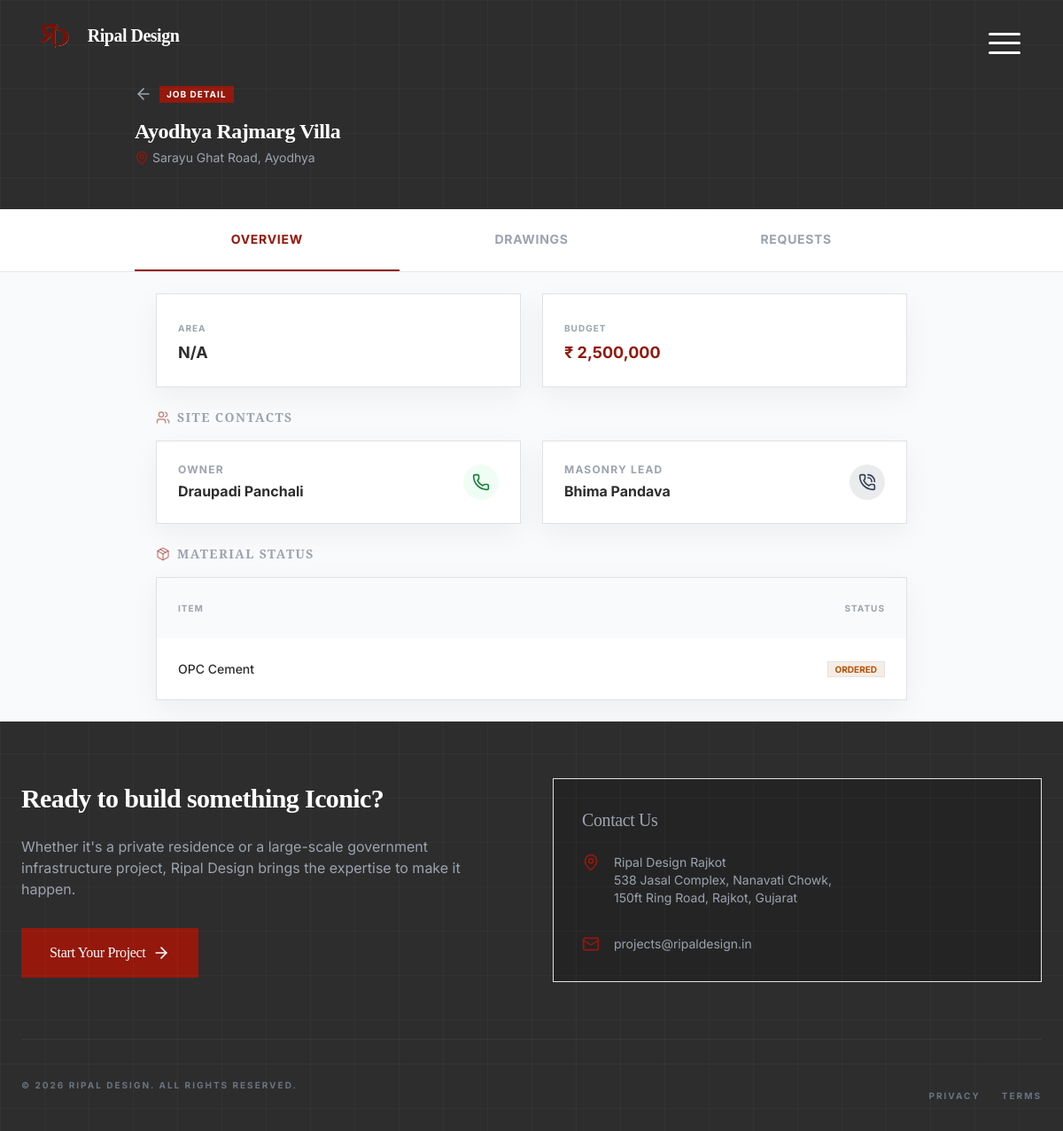
Page /worker/project_details.php?id=1 (signed in) on the committed database.
### tables this page shows
CREATE TABLE IF NOT EXISTS projects (
  id INT AUTO_INCREMENT PRIMARY KEY,
  name VARCHAR(255) NOT NULL,
  status ENUM('planning','ongoing','paused','completed','on-hold','cancelled') DEFAULT 'ongoing',
  budget DECIMAL(15,2) DEFAULT NULL,
  progress INT DEFAULT 0,
  due DATE DEFAULT NULL,
  location TEXT DEFAULT NULL,
  site_location VARCHAR(255) DEFAULT NULL,
  address TEXT DEFAULT NULL,
  owner_name VARCHAR(255) DEFAULT NULL,
  owner_contact VARCHAR(50) DEFAULT NULL,
  owner_email VARCHAR(255) DEFAULT NULL,
  worker_name VARCHAR(255) DEFAULT NULL,
  project_type VARCHAR(100) DEFAULT NULL,
  client_id INT DEFAULT NULL,
  created_by INT DEFAULT NULL,
  latitude DECIMAL(10,7) DEFAULT NULL,
  longitude DECIMAL(10,7) DEFAULT NULL,
  created_at TIMESTAMP NOT NULL DEFAULT CURRENT_TIMESTAMP,
  updated_at TIMESTAMP NULL DEFAULT NULL ON UPDATE CURRENT_TIMESTAMP,
  FOREIGN KEY (client_id) REFERENCES users(id) ON DELETE SET NULL,
  FOREIGN KEY (created_by) REFERENCES users(id) ON DELETE SET NULL,
  INDEX idx_projects_status (status),
  INDEX idx_projects_client (client_id)
);

CREATE TABLE IF NOT EXISTS project_workers (
  id INT AUTO_INCREMENT PRIMARY KEY,
  project_id INT NOT NULL,
  worker_name VARCHAR(255) DEFAULT NULL,
  worker_role VARCHAR(100) DEFAULT NULL,
  worker_contact VARCHAR(50) DEFAULT NULL,
  FOREIGN KEY (project_id) REFERENCES projects(id) ON DELETE CASCADE,
  INDEX idx_project_workers_project (project_id)
);

### includes/util.php (called while the page is built, shortened)
<?php
if (!function_exists('db_query')) {
    function db_query($sql, $params = []) {
        global $pdo;
        try {
            $stmt = $pdo->prepare($sql);
            $stmt->execute($params);
            return $stmt;
        } catch (PDOException $e) {
            error_log('Database query error: ' . $e->getMessage());
            return false;
        }
    }
}
if (!function_exists('db_fetch')) {
    function db_fetch($sql, $params = []) {
        $stmt = db_query($sql, $params);
        return $stmt ? $stmt->fetch() : false;
    }
}
if (!function_exists('db_fetch_all')) {
    function db_fetch_all($sql, $params = []) {
        $stmt = db_query($sql, $params);
        return $stmt ? $stmt->fetchAll() : [];
    }
}
if (!function_exists('db_table_exists')) {
    function db_table_exists($table) {
        $row = db_fetch("SELECT COUNT(*) AS c FROM information_schema.tables WHERE table_schema = DATABASE() AND table_name = ?", [$table]);
        return !empty($row) && (int)($row['c'] ?? 0) > 0;
    }
}
if (!function_exists('get_project_full_data')) {
    function get_project_full_data($projectId) {
        $projectId = (int)$projectId;
        if ($projectId <= 0 || !db_connected() || !db_table_exists('projects')) {
            return null;
        }
        $project = db_fetch('SELECT * FROM projects WHERE id = ? LIMIT 1', [$projectId]);
        $project['owner'] = [
            'name' => $project['owner_name'] ?? '',
            'contact' => $project['owner_contact'] ?? '',
            'email' => $project['owner_email'] ?? '',
        ];
        $project['workers'] = db_table_exists('project_workers')
            ? db_fetch_all('SELECT worker_name, worker_role, worker_contact FROM project_workers WHERE project_id = ? ORDER BY id DESC', [$projectId])
            : [];
        $project['goods'] = db_table_exists('project_goods')
            ? db_fetch_all('SELECT id, sku, name, description, unit, quantity, unit_price, total_price, created_at FROM project_goods WHERE project_id = ? ORDER BY created_at DESC', [$projectId])
            : [];
        $project['drawings'] = db_table_exists('project_drawings')
            ? db_fetch_all('SELECT * FROM project_drawings WHERE project_id = ? ORDER BY uploaded_at DESC', [$projectId])
            : [];
        $project['files'] = db_table_exists('project_files')
            ? db_fetch_all('SELECT * FROM project_files WHERE project_id = ? ORDER BY uploaded_at DESC', [$projectId])
            : [];
        $project['activities'] = db_table_exists('project_activity')
            ? db_fetch_all('SELECT * FROM project_activity WHERE project_id = ? ORDER BY created_at DESC LIMIT 30', [$projectId])
            : [];
        $project['milestones'] = db_table_exists('project_milestones')
            ? db_fetch_all('SELECT * FROM project_milestones WHERE project_id = ? ORDER BY target_date ASC', [$projectId])
            : [];
        return $project;
    }
}
?>

### includes/db.php (called while the page is built, shortened)
<?php
$envHost = getenv('DB_HOST');
$DB_HOST = $envHost ?: 'localhost';
$DB_NAME = getenv('DB_NAME') ?: 'Ripal-Design';
$DB_USER = getenv('DB_USER') ?: 'root';
$DB_PASS = getenv('DB_PASS') ?: '';
$DB_PORT = getenv('DB_PORT') ?: '3306';
$sqlConfigPath = __DIR__ . '/../sql/config.php';
if (file_exists($sqlConfigPath)) {
    if (!empty($host)) {
        $DB_HOST = (string) $host;
    }
    if (!empty($database)) {
        $DB_NAME = (string) $database;
    }
    if (!empty($username)) {
        $DB_USER = (string) $username;
    }
    if (isset($password)) {
        $DB_PASS = (string) $password;
    }
    if (!empty($port)) {
        $DB_PORT = (string) $port;
    }
}
$pdo = null;
try {
    $dsn = "mysql:host={$DB_HOST};port={$DB_PORT};dbname={$DB_NAME};charset=utf8mb4";
    $options = [
        PDO::ATTR_ERRMODE => PDO::ERRMODE_EXCEPTION,
        PDO::ATTR_DEFAULT_FETCH_MODE => PDO::FETCH_ASSOC,
        PDO::ATTR_EMULATE_PREPARES => false,
        PDO::MYSQL_ATTR_INIT_COMMAND => "SET NAMES utf8mb4 COLLATE utf8mb4_unicode_ci"
    ];
    $pdo = new PDO($dsn, $DB_USER, $DB_PASS, $options);
} catch (PDOException $e) {
    error_log('Database connection failed: ' . $e->getMessage());
    if (getenv('APP_ENV') === 'development') {
        trigger_error('Database Error: ' . $e->getMessage(), E_USER_WARNING);
    }
    $pdo = null;
}
function db_connected()
{
    global $pdo;
    return $pdo !== null;
}

### worker/project_details.php (the view, shortened to what this page needs)
<?php
$sessionUser = $_SESSION['user'] ?? null;
$sessionRole = is_array($sessionUser) ? (string)($sessionUser['role'] ?? '') : '';
$isWorkerReadOnly = ($sessionRole === 'worker') || (isset($_GET['readonly']) && $_GET['readonly'] === '1');
$projectId = isset($_GET['id']) ? (int)$_GET['id'] : 0;
$project = get_project_full_data($projectId);
$project['address'] = $project['address'] ?? ($project['location'] ?? '');
$project['area'] = $project['area'] ?? 'N/A';
$project['budget'] = isset($project['budget']) ? ('₹ ' . number_format((float)$project['budget'], 0, '.', ',')) : '₹ 0';
$project['lat'] = $project['latitude'] ?? null;
$project['lng'] = $project['longitude'] ?? null;
$project['workers'] = array_map(function($w) {
    return [
        'role' => $w['worker_role'] ?? 'Worker',
        'name' => $w['worker_name'] ?? '',
        'contact' => $w['worker_contact'] ?? '',
    ];
}, $project['workers'] ?? []);
$project['goods'] = array_map(function($g) {
    $qty = (int)($g['quantity'] ?? 0);
    $unit = (string)($g['unit'] ?? 'pcs');
    return [
        'item' => $g['name'] ?? '',
        'qty' => trim($qty . ' ' . $unit),
        'status' => 'Ordered',
    ];
}, $project['goods'] ?? []);
$project['drawings'] = array_map(function($d) {
    $path = strtolower((string)($d['file_path'] ?? ''));
    $type = (substr($path, -4) === '.pdf') ? 'pdf' : 'img';
    return [
        'title' => $d['name'] ?? '',
        'type' => $type,
        'date' => $d['uploaded_at'] ?? date('Y-m-d H:i:s'),
        'status' => strtolower((string)($d['status'] ?? 'under_review')),
    ];
}, $project['drawings'] ?? []);
?>
<!doctype html>
<html lang="en" class="bg-canvas-white">
<head>
    <?php $HEADER_MODE = 'dashboard'; require_once __DIR__ . '/../Common/header.php';
    ?>
</head>
<body class="font-sans text-foundation-grey bg-canvas-white">
<div class="min-h-screen flex flex-col">
    <header class="bg-foundation-grey text-white pt-24 pb-12 px-4 shadow-lg">
        <div class="max-w-4xl mx-auto flex flex-col">
            <div class="flex items-center gap-2 mb-3">
                <a href="dashboard.php" class="text-gray-400 hover:text-white transition-colors">
                    <i data-lucide="arrow-left" class="w-5 h-5"></i>
                </a>
                <span class="px-2 py-0.5 bg-rajkot-rust text-[10px] font-bold uppercase tracking-widest">
                    Job Detail
                </span>
            </div>
            <h1 class="text-2xl font-serif font-bold"><?php echo htmlspecialchars($project['name']); ?></h1>
            <p class="text-gray-400 text-sm mt-1 flex items-center gap-1">
                <i data-lucide="map-pin" class="w-4 h-4 text-rajkot-rust"></i>
                <?php echo htmlspecialchars($project['address']); ?>
            </p>
        </div>
    </header>
    <nav class="bg-white border-b border-gray-200 sticky top-20 z-30 overflow-x-auto">
        <div class="max-w-4xl mx-auto flex text-sm font-bold">
            <button onclick="switchTab('overview')" id="tab-overview" class="flex-1 py-4 px-2 border-b-2 border-rajkot-rust text-rajkot-rust tab-btn transition-colors uppercase tracking-wider">
                Overview
            </button>
            <button onclick="switchTab('drawings')" id="tab-drawings" class="flex-1 py-4 px-2 border-b-2 border-transparent text-gray-400 tab-btn transition-colors uppercase tracking-wider">
                Drawings
            </button>
            <?php if (!$isWorkerReadOnly): ?>
                <button onclick="switchTab('request')" id="tab-request" class="flex-1 py-4 px-2 border-b-2 border-transparent text-gray-400 tab-btn transition-colors uppercase tracking-wider">
                    Requests
                </button>
            <?php endif; ?>
        </div>
    </nav>
    <main class="flex-grow p-4 max-w-4xl mx-auto w-full">
        <div id="content-overview" class="tab-content space-y-6">
            <div class="grid grid-cols-2 gap-4">
                <div class="bg-white p-4 shadow-premium border border-gray-100">
                    <span class="text-gray-400 text-[10px] uppercase font-bold tracking-widest">Area</span>
                    <span class="block text-lg font-bold mt-1"><?php echo $project['area']; ?></span>
                </div>
                <div class="bg-white p-4 shadow-premium border border-gray-100">
                    <span class="text-gray-400 text-[10px] uppercase font-bold tracking-widest">Budget</span>
                    <span class="block text-lg font-bold mt-1 text-rajkot-rust"><?php echo $project['budget']; ?></span>
                </div>
            </div>
            <div class="space-y-4">
                <h2 class="text-sm font-bold uppercase tracking-widest text-gray-400 flex items-center gap-2">
                    <i data-lucide="users" class="w-4 h-4 text-rajkot-rust text-opacity-50"></i>
                    Site Contacts
                </h2>
                <div class="grid grid-cols-1 md:grid-cols-2 gap-4">
                    <div class="bg-white p-4 shadow-premium border border-gray-100 flex justify-between items-center">
                        <div>
                            <span class="text-xs text-gray-400 font-bold uppercase tracking-widest block mb-1">Owner</span>
                            <span class="font-bold"><?php echo htmlspecialchars($project['owner']['name']); ?></span>
                        </div>
                        <a href="tel:<?php echo $project['owner']['contact']; ?>" class="w-10 h-10 bg-green-50 text-green-700 rounded-full flex items-center justify-center">
                            <i data-lucide="phone" class="w-5 h-5"></i>
                        </a>
                    </div>
                    <?php foreach($project['workers'] as $w): ?>
                    <div class="bg-white p-4 shadow-premium border border-gray-100 flex justify-between items-center">
                        <div>
                            <span class="text-xs text-gray-400 font-bold uppercase tracking-widest block mb-1"><?php echo htmlspecialchars($w['role']); ?></span>
                            <span class="font-bold"><?php echo htmlspecialchars($w['name']); ?></span>
                        </div>
                        <a href="tel:<?php echo $w['contact']; ?>" class="w-10 h-10 bg-slate-accent/10 text-slate-accent rounded-full flex items-center justify-center">
                            <i data-lucide="phone-call" class="w-5 h-5"></i>
                        </a>
                    </div>
                    <?php endforeach; ?>
                </div>
            </div>
            <div class="space-y-4">
                <h2 class="text-sm font-bold uppercase tracking-widest text-gray-400 flex items-center gap-2">
                    <i data-lucide="package" class="w-4 h-4 text-rajkot-rust text-opacity-50"></i>
                    Material Status
                </h2>
                <div class="bg-white shadow-premium border border-gray-100 overflow-hidden">
                    <table class="w-full text-left text-sm">
                        <thead class="bg-gray-50 text-[10px] uppercase font-bold text-gray-400 tracking-widest">
                            <tr>
                                <th class="p-4">Item</th>
                                <th class="p-4 text-right">Status</th>
                            </tr>
                        </thead>
                        <tbody class="divide-y divide-gray-100">
                            <?php foreach($project['goods'] as $g): ?>
                            <tr>
                                <td class="p-4 font-medium"><?php echo htmlspecialchars($g['item']); ?></td>
                                <td class="p-4 text-right">
                                    <span class="text-[10px] font-bold px-2 py-0.5 border <?php echo $g['status'] == 'Delivered' ? 'text-approval-green border-approval-green/20 bg-approval-green/10' : 'text-pending-amber border-pending-amber/20 bg-pending-amber/10'; ?>">
                                        <?php echo strtoupper($g['status']); ?>
                                    </span>
                                </td>
                            </tr>
                            <?php endforeach; ?>
                        </tbody>
                    </table>
                </div>
            </div>
        </div>
    </main>
    <?php require_once __DIR__ . '/../Common/footer.php'; ?>
</div>
</body>
</html>

### public/css/index.css (style rules this page uses)
html, body { overflow-x: hidden !important; width: 100%; max-width: 100%; }
*, *::before, *::after { box-sizing: border-box; }
body { background: #0a0a0a; color: #fff; font-family: 'Inter', system-ui, -apple-system, 'Segoe UI', Roboto, 'Helvetica Neue', Arial; scrollbar-width: none; -ms-overflow-style: none; }
h1, h2, h3, .logo-font { font-family: 'Cormorant Garamond', serif; }
:root { --primary: #731209; --primary-light: #94180C; --bg-dark: #0a0a0a; --bg-panel: #121212; --text-muted: rgba(255, 255, 255, 0.6); --blueprint-grid: rgba(255, 255, 255, 0.03); }
body { background-color: var(--bg-dark); color: #fff; font-family: 'Inter', sans-serif; line-height: 1.6; -webkit-font-smoothing: antialiased; overflow-x: hidden; margin: 0; }
body::before { content: ""; position: fixed; top: 0; left: 0; width: 100%; height: 100%; background-image: linear-gradient(var(--blueprint-grid) 1px, transparent 1px), linear-gradient(90deg, var(--blueprint-grid) 1px, transparent 1px); background-size: 50px 50px; pointer-events: none; z-index: 1; }
h1, h2, h3, .font-serif { font-family: 'Cormorant Garamond', serif; font-weight: 300; letter-spacing: -0.02em; }

### Common/header.css (style rules this page uses)
:root { --alt-overlay-bg: rgba(148, 24, 12, 0.96); --alt-text: #fff; }
html, body { overflow-x: hidden; }

### Common/admin-responsive.css (style rules this page uses)
:root { --admin-header-mobile-padding-top: 4rem; }

### rows in the picture
projects: name "Ayodhya Rajmarg Villa", address "Sarayu Ghat Road, Ayodhya", owner_name "Draupadi Panchali"
project_workers: worker_role "MASONRY LEAD", worker_name "Bhima Pandava"

### other values in the picture
$headerText('brand_name', 'Ripal Design') "Ripal Design"
$project['area'] "N/A"
$project['budget'] "₹ 2,500,000"
$g['item'] "OPC Cement"
$g['status'] "ORDERED"
$footerText('cta_heading', 'Ready to build something Iconic?') "Ready to build something Iconic?"
$footerText('cta_button', 'Start Your Project') "Start Your Project"
$footerText('contact_heading', 'Contact Us') "Contact Us"
preg_replace('#<script[^>]*>.*?</script>#is', '', $value) "Ripal Design Rajkot 538 Jasal Complex, Nanavati Chowk, 150ft Ring Road, Rajkot, Gujarat"
$footerText('email', 'projects@ripaldesign.in') "projects@ripaldesign.in"
$footerText('copyright_brand', 'Ripal Design') "RIPAL DESIGN"
$footerText('copyright_suffix', 'All rights reserved.') "ALL RIGHTS RESERVED."
$footerText('privacy_label', 'Privacy') "PRIVACY"
$footerText('terms_label', 'Terms') "TERMS"
